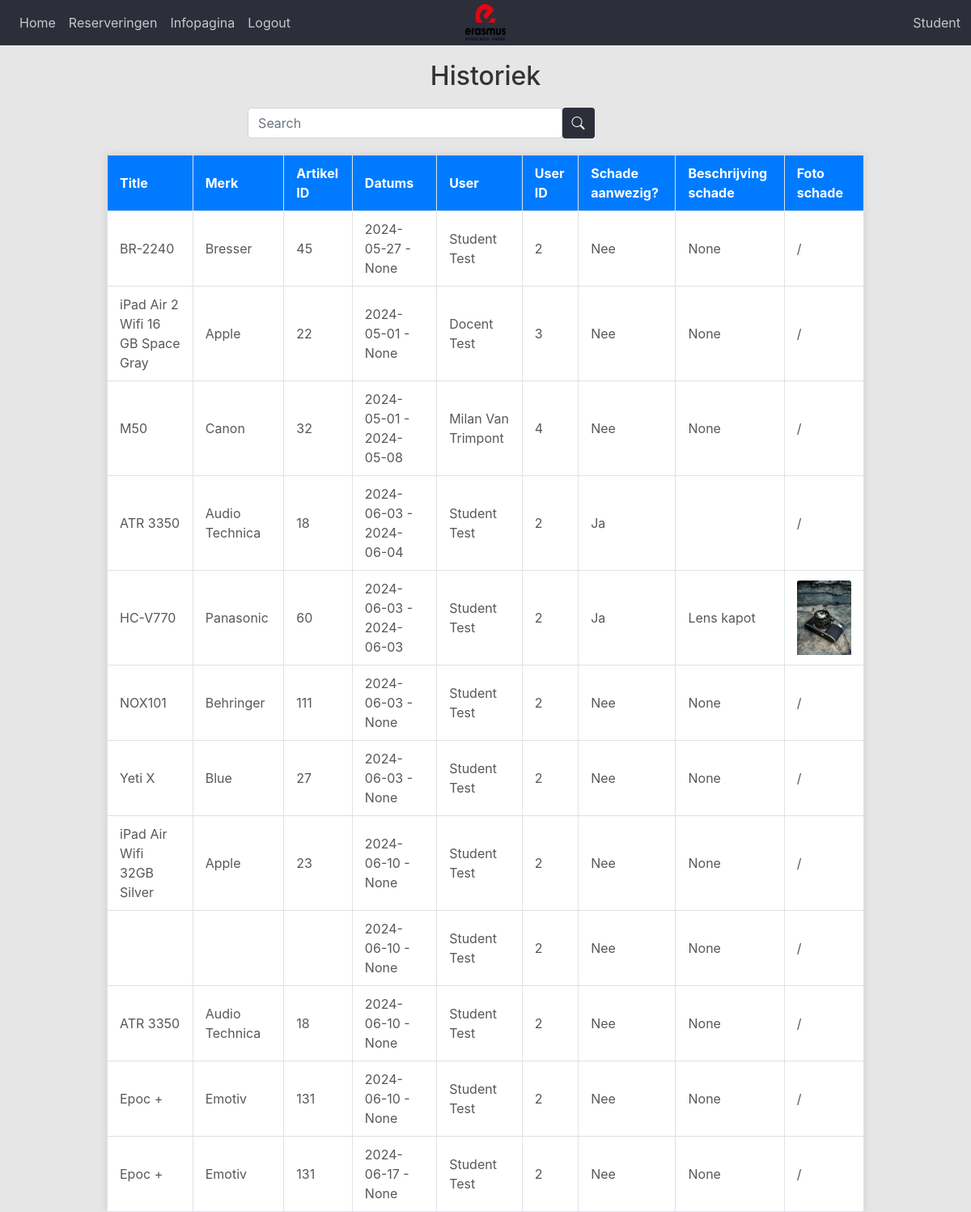
The app's page /historiek (signed in) with its own data.
### website/models.py (models this page shows)
class User(db.Model, UserMixin):
    id = db.Column(db.Integer, primary_key=True) #Unieke user-id
    email = db.Column(db.String(150), unique=True) #Email van de gebruiker
    phone_number = db.Column(db.String(150)) #Telefoonnummer van de gebruiker
    password = db.Column(db.String(150)) #Wachtwoord van de gebruiker(Gehashed)
    first_name = db.Column(db.String(150)) #Voornaam van de gebruiker
    last_name = db.Column(db.String(150)) #Achternaam van de gebruiker
    profile_picture = db.Column(db.String(150), default='profielfotoDummy.jpg') #Profielfoto van de gebruiker
    type_id = db.Column(db.Integer) #Type gebruiker
    blacklisted = db.Column(db.Boolean, default=False) #Is de gebruiker geband
    reden_blacklist = db.Column(db.Text, nullable=True) #Reden van de ban
    warning = db.Column(db.Integer, default=0) #Aantal waarschuwingen
    blacklist_end_date = db.Column(db.DateTime, nullable=True) #Einddatum van de ban
    reserveringen = db.relationship('Artikel') #Artikelen die de gebruiker heeft gereserveerd

class Uitlening(db.Model):
    id = db.Column(db.Integer, primary_key=True) #Unieke uitlening-id
    user_id = db.Column(db.Integer, db.ForeignKey('user.id')) #User die het artikel heeft geleend
    artikel_id = db.Column(db.Integer, db.ForeignKey('artikel.id')) #Artikel dat is geleend
    start_date = db.Column(db.Date) #Startdatum van de uitlening
    end_date = db.Column(db.Date) #Einddatum van de uitlening
    return_date = db.Column(db.Date) #Datum van terugbrengen
    verlengd = db.Column(db.Boolean, default=False) #Is de uitlening verlengd
    actief = db.Column(db.Boolean, default=False) #Is de uitlening actief
    schade_beschrijving = db.Column(db.String(150)) #Beschrijving van de schade
    schade_foto = db.Column(db.String(150)) #Foto van de schade
    warning_sent = db.Column(db.Integer, default=0) #Is er een waarschuwing gestuurd
    reminder_sent = db.Column(db.Integer, default=0) #Is er een herinnering gestuurd
    artikel = db.relationship('Artikel') #Artikel dat is geleend
    user = db.relationship('User') #User die het artikel heeft geleend

class Artikel(db.Model):
    id = db.Column(db.Integer, primary_key=True) #Unieke artikel-id
    merk = db.Column(db.String(50), nullable=False) #Merk van het artikel
    title = db.Column(db.String(100), nullable=False) #Naam van het artikel
    nummer = db.Column(db.Integer) #Nummer van het artikel(Als er meerdere zijn)
    category = db.Column(db.String(50)) #Categorie van het artikel
    type_product = db.Column(db.String(50)) #Type artikel
    beschrijving = db.Column(db.String(150)) #Beschrijving van het artikel
    afbeelding = db.Column(db.String(150), nullable=True) #Filename afbeelding
    user_id  = db.Column(db.Integer, db.ForeignKey('user.id')) #User die het artikel heeft gereserveerd
    actief = db.Column(db.Boolean, default=True) #Is het artikel zichtbaar

### website/views.py (the view, shortened to what this page needs)
@views.route("/historiek", methods=['GET', 'POST'])
@login_required
def historiek():
    user = current_user
    uitleningen = Uitlening.query.all()  # Alle uitleningen ophalen
    return render_template('historiek.html', user=user, uitleningen=uitleningen)

### website/templates/historiek.html (shortened to what this page needs)
{% extends "base.html" %}
{% block content %}
<section class="historiekLayout">
    <h2 class="kop-tekst">Historiek</h2>
    <main class="hoofd-inhoud">
        <form method="POST" class="searchForm">
            <div class="input-group rounded" id="searchBar">
                <input
                    type="search"
                    class="form-control rounded"
                    placeholder="Search"
                    aria-label="Search"
                    aria-describedby="search-addon"
                    name="search"
                />
                <button type="submit" class="input-group-text border-0" id="search-addon">
                    <i class="bi bi-search" id="searchicon"></i>
                </button>
            </div>
        </form>
    <table class="reservering-tabel">
        <thead class="tabel-kop">
            <tr>
                <th class="kop-cel">Title</th>
                <th class="kop-cel">Merk</th>
                <th class="kop-cel">Artikel ID</th>
                <th class="kop-cel">Datums</th>
                <th class="kop-cel">User</th>
                <th class="kop-cel">User ID</th>
                <th class="kop-cel">Schade aanwezig?</th>
                <th class="kop-cel">Beschrijving schade</th>
                <th class="kop-cel">Foto schade</th>
            </tr>
        </thead>
        <tbody class="tabel-lichaam">
            {% for uitlening in uitleningen %}
            <tr>
                <td class="lichaam-cel">{{ uitlening.artikel.title }}</td>
                <td class="lichaam-cel">{{ uitlening.artikel.merk }}</td>
                <td class="lichaam-cel">{{ uitlening.artikel.id }}</td>
                <td class="lichaam-cel">{{ uitlening.start_date }} - {{ uitlening.return_date }}</td>
                <td class="lichaam-cel">{{ uitlening.user.first_name }} {{ uitlening.user.last_name }}</td>
                <td class="lichaam-cel">{{ uitlening.user.id }}</td>
                <td class="lichaam-cel">
                    {% if uitlening.schade_beschrijving != None %}
                    Ja
                {% else %}
                    Nee
                {% endif %}</td>
                <td class="lichaam-cel">{{ uitlening.schade_beschrijving }}</td>
                <td class="lichaam-cel" id="schadeFoto">
                    {% if uitlening.schade_foto != None %}
                    <image src="{{ url_for('static', filename='schade/' + uitlening.schade_foto) }}"
                    class="card-img-top">
                {% else %}
                    /
                {% endif %}
                </td>
            </tr>
            {% endfor %}
        </tbody>
    </table>
    </main>
</section>
{% endblock %}

### website/templates/base.html (shortened to what this page needs)
<!DOCTYPE html>
<head lang="en">
<link rel="stylesheet" href="https://stackpath.bootstrapcdn.com/bootstrap/4.3.1/css/bootstrap.min.css">
<link rel="stylesheet" href="https://cdn.jsdelivr.net/npm/bootstrap-icons@1.3.0/font/bootstrap-icons.css">
<link href="https://cdnjs.cloudflare.com/ajax/libs/dropzone/5.7.0/dropzone.min.css" rel="stylesheet">
<link rel="stylesheet" href="https://cdnjs.cloudflare.com/ajax/libs/font-awesome/5.15.3/css/all.min.css"><link rel="stylesheet" href="https://cdn.jsdelivr.net/npm/flatpickr/dist/flatpickr.min.css">
<link rel="stylesheet" href="{{ url_for('static', filename='userstyle.css') }}">
<link rel="stylesheet" href="{{ url_for('static', filename='adminstyle.css') }}">
<link rel="stylesheet" href="{{ url_for('static', filename='adminblacklist.css') }}">
<link href="https://fonts.cdnfonts.com/css/sf-pro-display" rel="stylesheet">
</head>
<body>
  <nav class="navbar navbar-expand-lg navbar-dark bg-dark">
    <div class="collapse navbar-collapse" id="navbar">
      <div class="navbar-nav">
        {% if user.is_authenticated %}
        <a class="nav-item nav-link" id="home" href="/">Home</a>
        {% if user.type_id == 2 or  user.type_id == 3 %}
        <a class="nav-item nav-link" id="reservaties" href="/userartikels">Reserveringen</a>
        <a class="nav-item nav-link" id="infopagina" href="/infopagina">Infopagina</a>
        {% endif %}
        <a class="nav-item nav-link" id="logout" href="/logout">Logout</a>
        {% else %}
        <a class="nav-item nav-link" id="login" href="/login">Login</a>
        {% endif %}
      </div>
    </div>
    <img
        src="{{ url_for('static', filename='images/ehblogo.png') }}"
        alt="logo"
        width="50"
        height="45"
        id="logo"
        >
    <div  id="usernav">
      <div class="navbar-nav usernav">
        {% if user.is_authenticated %}
          <a class="nav-item nav-link" id="user" href="/gebruikersprofiel">{{ current_user.first_name }}</a>
        {% endif %}
      </div>
  </nav>
  <div class="container">
    {% block content %} {% endblock %}
  </div>
</body>

### website/static/userstyle.css (style rules this page uses)
body { font-family: "SF Pro Display", sans-serif; color: rgb(88, 88, 88); background-color: #e6e6e6; }
.container { display: flex; flex-wrap: wrap; flex-direction: row; justify-content: space-between; min-width: 100%; }
h2 { text-align: center; margin-top: 2%; }
#searchicon { color: white; }
#search-addon { background-color: #2c2e3a; border: none; }
#search-addon i { color: white; }
.searchForm { margin-left: 17%; margin-bottom: 1%; }
#searchBar { margin-left: 0; display: flex; flex-direction: row; justify-content: center; }
#searchBar button { min-height: 27px; }
#searchBar input { margin-right: 5px; margin-left: 0; max-width: max-content; }
@media screen and (min-width: 900px) { #searchBar input { min-width: 50%; } }
@media screen and (min-width: 900px) { #searchBar { margin-left: 15px; justify-content: flex-start; } }
.navbar { background-color: #2c2e3a !important; }
#usernav { position: absolute; right: 0; top: 1; margin-right: 5px; }
.usernav { display: flex; flex-direction: column; justify-content: center; }
.navbar-nav a { color: #c5c8cb !important; }
#logo { position: absolute; top: 0; left: 50%; transform: translateX(-50%); margin-top: 5px; }

### website/static/adminstyle.css (style rules this page uses)
.historiekLayout { display: flex; flex-direction: column; width: 80%; margin: 0 auto; align-items: center; }
.kop-tekst { color: #333; text-align: center; margin-bottom: 20px; }
.reservering-tabel { width: 100%; max-width: 1000px; border-collapse: collapse; background-color: #fff; box-shadow: 0 0 10px rgba(0, 0, 0, 0.1); margin-top: 20px; }
.tabel-kop { background-color: #007bff; color: #fff; }
.kop-cel, .lichaam-cel { padding: 10px 15px; text-align: left; border: 1px solid #dee2e6; }
.kop-cel { font-weight: bold; }
#schadeFoto { max-width: 200px; max-height: 200px; }

### website/static/adminblacklist.css (style rules this page uses)
#searchBar input { margin: 0; max-width: max-content; }
#searchicon { color: rgb(0, 0, 0); }
#searchBar button { min-height: 27px; }

### records on screen
User: first_name "Student"
Uitlening: artikel "BR-2240", artikel.merk "Bresser", artikel.id "45", start_date "2024-05-27", return_date "None", user.first_name "Student", user.last_name "Test", user.id "2", shows "Nee", schade_beschrijving "None"
Uitlening: artikel "iPad Air 2 Wifi 16 GB Space Gray", artikel.merk "Apple", artikel.id "22", start_date "2024-05-01", return_date "None", user.first_name "Docent", user.last_name "Test", user.id "3", shows "Nee", schade_beschrijving "None"
Uitlening: artikel "M50", artikel.merk "Canon", artikel.id "32", start_date "2024-05-01", return_date "2024-05-08", user.first_name "Milan", user.last_name "Van Trimpont", user.id "4", shows "Nee", schade_beschrijving "None"
Uitlening: artikel "ATR 3350", artikel.merk "Audio Technica", artikel.id "18", start_date "2024-06-03", return_date "2024-06-04", user.first_name "Student", user.last_name "Test", user.id "2", schade_beschrijving "Ja"
Uitlening: artikel "HC-V770", artikel.merk "Panasonic", artikel.id "60", start_date "2024-06-03", return_date "2024-06-03", user.first_name "Student", user.last_name "Test", user.id "2", shows "Ja", schade_beschrijving "Lens kapot", schade_foto (picture)
Uitlening: artikel "NOX101", artikel.merk "Behringer", artikel.id "111", start_date "2024-06-03", return_date "None", user.first_name "Student", user.last_name "Test", user.id "2", shows "Nee", schade_beschrijving "None"
Uitlening: artikel "Yeti X", artikel.merk "Blue", artikel.id "27", start_date "2024-06-03", return_date "None", user.first_name "Student", user.last_name "Test", user.id "2", shows "Nee", schade_beschrijving "None"
Uitlening: artikel "iPad Air Wifi 32GB Silver", artikel.merk "Apple", artikel.id "23", start_date "2024-06-10", return_date "None", user.first_name "Student", user.last_name "Test", user.id "2", shows "Nee", schade_beschrijving "None"
Uitlening: start_date "2024-06-10", return_date "None", user.first_name "Student", user.last_name "Test", user.id "2", shows "Nee", schade_beschrijving "None"
Uitlening: artikel "ATR 3350", artikel.merk "Audio Technica", artikel.id "18", start_date "2024-06-10", return_date "None", user.first_name "Student", user.last_name "Test", user.id "2", shows "Nee", schade_beschrijving "None"
Uitlening: artikel "Epoc +", artikel.merk "Emotiv", artikel.id "131", start_date "2024-06-10", return_date "None", user.first_name "Student", user.last_name "Test", user.id "2", shows "Nee", schade_beschrijving "None"
Uitlening: artikel "Epoc +", artikel.merk "Emotiv", artikel.id "131", start_date "2024-06-17", return_date "None", user.first_name "Student", user.last_name "Test", user.id "2", shows "Nee", schade_beschrijving "None"
